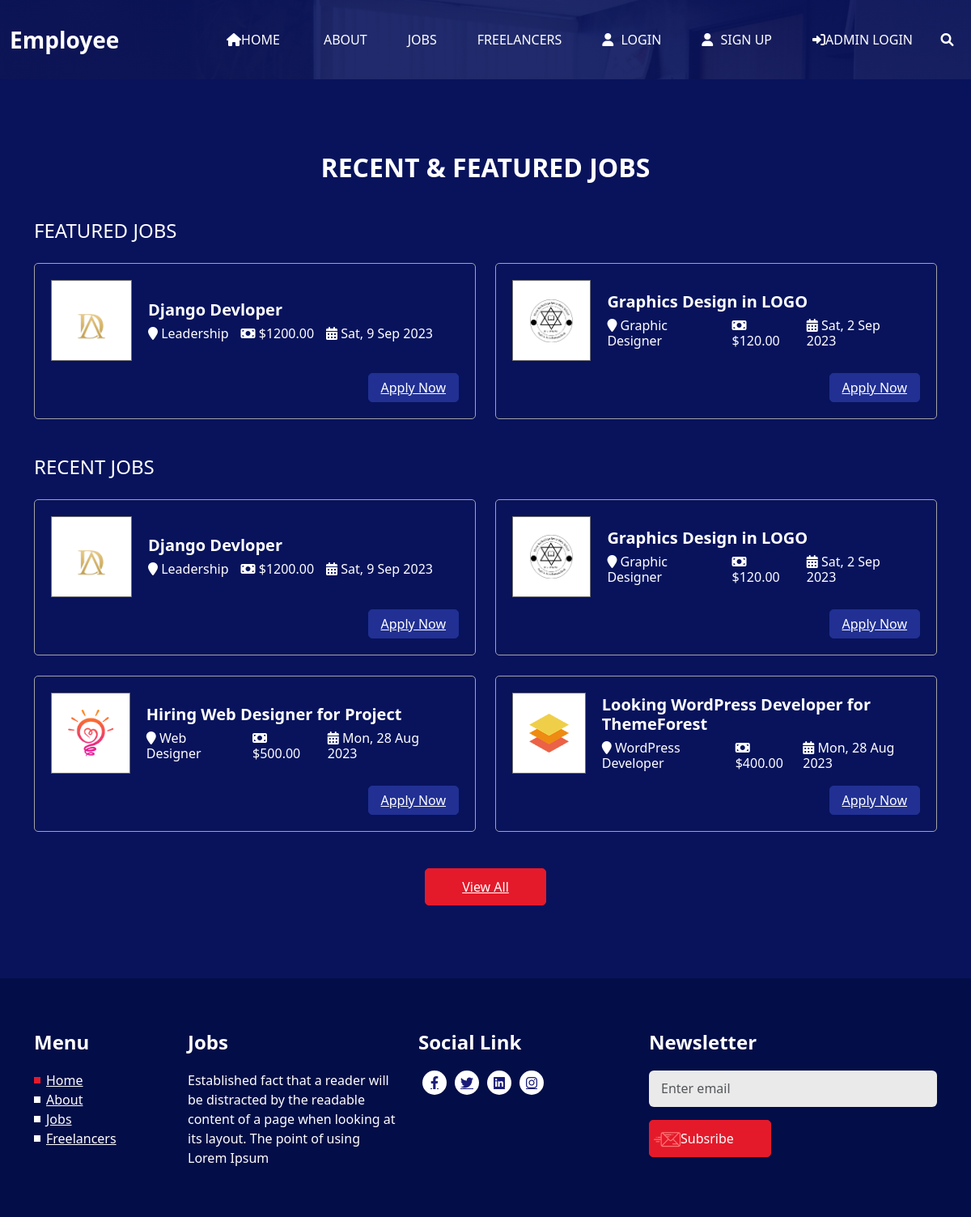
The page /job/ on the database as committed earlier.
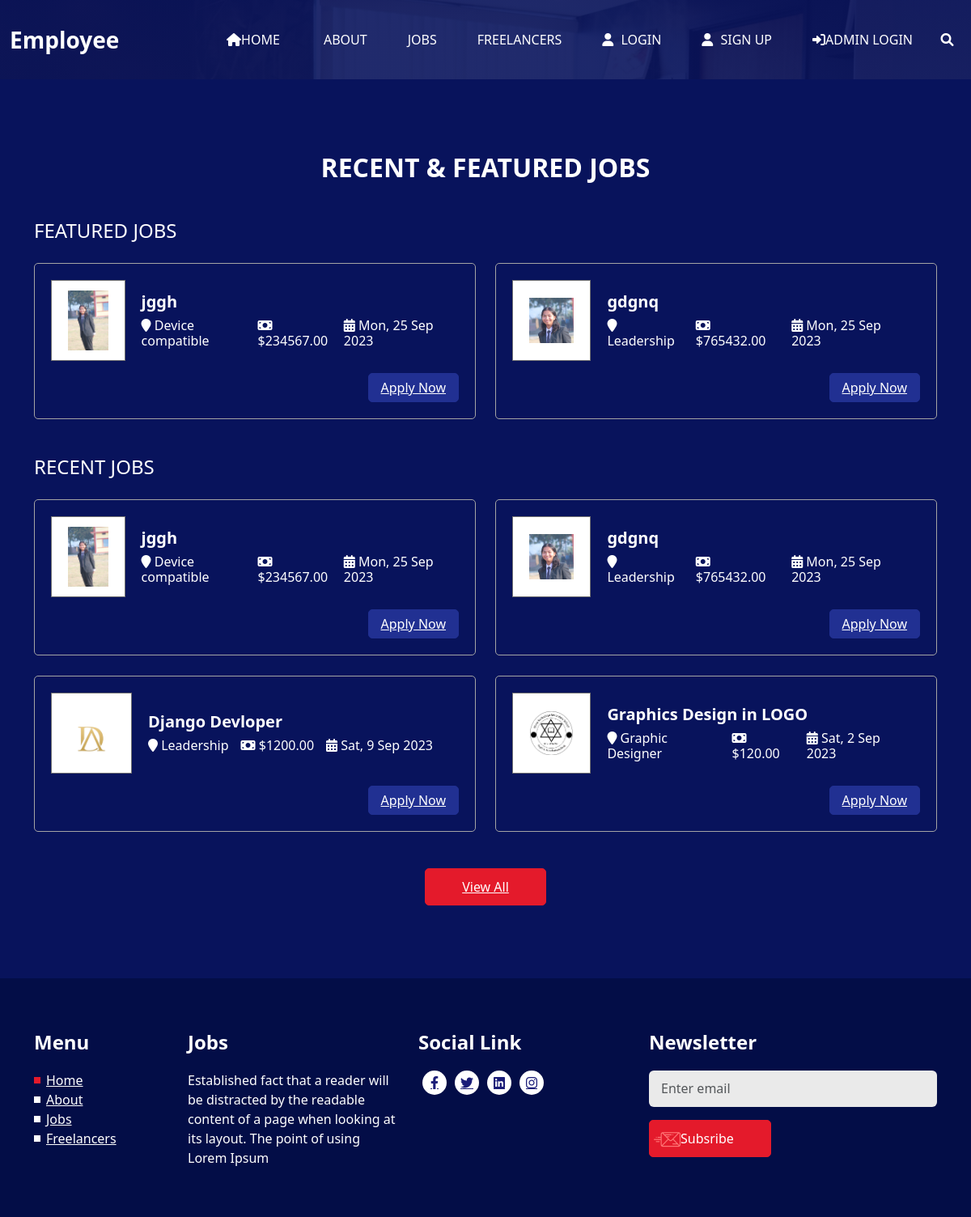
The same page on the database as committed later.
### web_app/model.py (models this page shows, shortened)
class JobPosting(models.Model):
     STATUS_CHOICES = [
          ("active", "Active"),
          ("in_active", "Inactive"),
     ]
     title = models.CharField(max_length=200)
     company = models.CharField(max_length=100)
     feature_image = models.ImageField(upload_to="Job_post_images/%Y/%m/%d", blank=False)
     status = models.CharField(max_length=20, choices=STATUS_CHOICES, default="active")
     description = models.TextField()
     salary = models.DecimalField(max_digits=10, decimal_places=2)
     posted_at = models.DateTimeField(auto_now_add=True)
     views_count = models.PositiveBigIntegerField(default=0)
     category = models.ForeignKey(JobCategory, on_delete=models.CASCADE)
     location = models.ManyToManyField(JobLocation)

class JobCategory(models.Model):
     name = models.CharField(max_length=100)

### web_app/views.py (the view)
# urls.py: path("job/", JobView.as_view(), name="job"),
class JobView(TemplateView):
    model = JobPosting
    template_name =  "jobs/job.html"
    queryset = JobPosting.objects.filter(
        posted_at__isnull=False, status="active"
    ).order_by("-posted_at")
    def get_context_data(self, **kwargs):
        context = super().get_context_data(**kwargs)
        context["recent_posts"] = JobPosting.objects.filter(
            posted_at__isnull=False, status="active"
        ).order_by("-posted_at")[:4]
        context["featured_posts"] = JobPosting.objects.filter(
            posted_at__isnull=False, status="active"
        ).order_by("-posted_at")[:2]
        return context

### templates/jobs/job.html (shortened to what this page needs)
{% extends 'base.html' %}
{% load static %}
{% block content %}
{% include 'header.html' %}
<section class="job_section layout_padding">
  <div class="container">
    <div class="heading_container heading_center">
      <h2>
        RECENT & FEATURED JOBS
      </h2>
    </div>
    <div class="job_container">
      <h4 class="job_heading">
        Featured Jobs
      </h4>
      <div class="row">
        {% for featured_post in featured_posts %}
        <div class="col-lg-6">
          <div class="box">
            <div class="job_content-box">
              <div class="img-box">
                <img src="{{featured_post.feature_image.url}}" alt="{{ featured_post.title}}">
              </div>
              <div class="detail-box">
                <h5>
                  {{featured_post.title}}
                </h5>
                <div class="detail-info">
                  <h6>
                    <i class="fa fa-map-marker" aria-hidden="true"></i>
                    <span>
                      {{featured_post.category.name}}
                    </span>
                  </h6>
                  <h6>
                    <i class="fa fa-money" aria-hidden="true"></i>
                    <span>
                      ${{featured_post.salary}}
                    </span>
                  </h6>
                  <h6>
                    <i class="fa fa-calendar-alt"></i>
                    <span>{{featured_post.posted_at|date:" D, j M Y"}}
                    </span>
                  </h6>
                </div>
              </div>
            </div>
            <div class="option-box">
              <a href="{% url 'apply' %}" class="apply-btn">
                Apply Now
              </a>
            </div>
          </div>
        </div>
        {% endfor %}
      </div>
    </div>
    <div class="job_container">
      <h4 class="job_heading">
        Recent Jobs
      </h4>
      <div class="row">
        {% for recent_post in recent_posts %}
        <div class="col-lg-6">
          <div class="box">
            <div class="job_content-box">
              <div class="img-box">
                <img src="{{recent_post.feature_image.url}}" alt="{{ recent_post.title}}">
              </div>
              <div class="detail-box">
                <h5>
                  {{recent_post.title}}
                </h5>
                <div class="detail-info">
                  <h6>
                    <i class="fa fa-map-marker" aria-hidden="true"></i>
                    <span>
                      {{recent_post.category.name}}
                    </span>
                  </h6>
                  <h6>
                    <i class="fa fa-money" aria-hidden="true"></i>
                    <span>
                      ${{recent_post.salary}}
                    </span>
                  </h6>
                  <h6>
                    <i class="fa fa-calendar-alt"></i>
                    <span>{{recent_post.posted_at|date:" D, j M Y"}}
                    </span>
                  </h6>
                </div>
              </div>
            </div>
            <div class="option-box">
              <a href="{% url 'apply' %}" class="apply-btn">
                Apply Now
              </a>
            </div>
          </div>
        </div>
        {% endfor %}
      </div>
    </div>
    <div class="btn-box">
      <a href="{% url 'job_all' %}">
        View All
      </a>
    </div>
  </div>
</section>
{% include 'home/info_section.html' %}
{% endblock content %}

Rows that differ between the two databases and show on the page:
no longer on this page (row unchanged): JobPosting: feature_image (picture), title "Hiring Web Designer for Project", category.name "Web Designer", salary "500.00", posted_at "Mon, 28 Aug 2023", shown under "RECENT JOBS"
no longer on one of the page's lists (row unchanged): JobPosting: title "Django Devloper", category.name "Leadership", salary "1200.00", posted_at "Sat, 9 Sep 2023"
removed JobPosting: feature_image (picture), title "Looking WordPress Developer for ThemeForest", category.name "WordPress Developer", salary "400.00", posted_at "Mon, 28 Aug 2023", shown under "RECENT JOBS"
no longer on one of the page's lists (row unchanged): JobPosting: title "Graphics Design in LOGO", category.name "Graphic Designer", salary "120.00", posted_at "Sat, 2 Sep 2023"
added JobPosting: feature_image (picture), title "jggh", category.name "Device compatible", salary "234567.00", posted_at "Mon, 25 Sep 2023"
added JobPosting: feature_image (picture), title "gdgnq", category.name "Leadership", salary "765432.00", posted_at "Mon, 25 Sep 2023"
